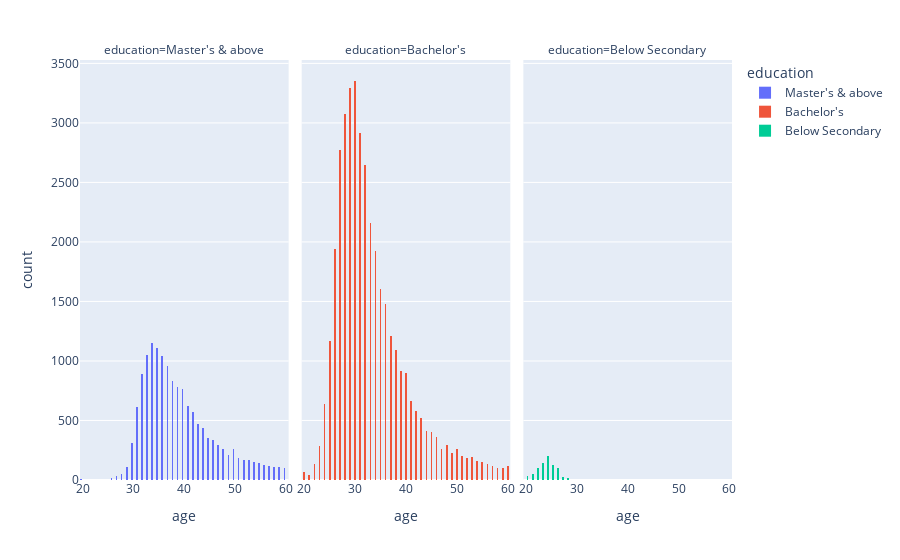

The cell this chart's notebook holds for it:
### Code cell
px.histogram(train, 'age',color='education', facet_col='education', barmode='group')

### Figure 1 — Plotly figure (JSON) as saved in the notebook; plotly's stock layout.template omitted (floating-point values rounded to 4 significant figures; data arrays with more than 128 entries replaced by an {"elided": "..."} marker saying what was removed)
{"data": [{"alignmentgroup": "True", "bingroup": "x", "hovertemplate": "education=Master's & above<br>age=%{x}<br>count=%{y}<extra></extra>", "legendgroup": "Master's & above", "marker": {"color": "#636efa", "pattern": {"shape": ""}}, "name": "Master's & above", "offsetgroup": "Master's & above", "orientation": "v", "showlegend": true, "type": "histogram", "x": {"elided": "14925 int values"}, "xaxis": "x", "yaxis": "y"}, {"alignmentgroup": "True", "bingroup": "x", "hovertemplate": "education=Bachelor's<br>age=%{x}<br>count=%{y}<extra></extra>", "legendgroup": "Bachelor's", "marker": {"color": "#EF553B", "pattern": {"shape": ""}}, "name": "Bachelor's", "offsetgroup": "Bachelor's", "orientation": "v", "showlegend": true, "type": "histogram", "x": {"elided": "39078 int values"}, "xaxis": "x2", "yaxis": "y2"}, {"alignmentgroup": "True", "bingroup": "x", "hovertemplate": "education=Below Secondary<br>age=%{x}<br>count=%{y}<extra></extra>", "legendgroup": "Below Secondary", "marker": {"color": "#00cc96", "pattern": {"shape": ""}}, "name": "Below Secondary", "offsetgroup": "Below Secondary", "orientation": "v", "showlegend": true, "type": "histogram", "x": {"elided": "805 int values"}, "xaxis": "x3", "yaxis": "y3"}], "layout": {"annotations": [{"font": {}, "showarrow": false, "text": "education=Master's & above", "x": 0.16, "xanchor": "center", "xref": "paper", "y": 1, "yanchor": "bottom", "yref": "paper"}, {"font": {}, "showarrow": false, "text": "education=Bachelor's", "x": 0.5, "xanchor": "center", "xref": "paper", "y": 1, "yanchor": "bottom", "yref": "paper"}, {"font": {}, "showarrow": false, "text": "education=Below Secondary", "x": 0.84, "xanchor": "center", "xref": "paper", "y": 1, "yanchor": "bottom", "yref": "paper"}], "barmode": "group", "legend": {"title": {"text": "education"}, "tracegroupgap": 0}, "margin": {"t": 60}, "xaxis": {"anchor": "y", "domain": [0, 0.32], "title": {"text": "age"}}, "xaxis2": {"anchor": "y2", "domain": [0.34, 0.66], "matches": "x", "title": {"text": "age"}}, "xaxis3": {"anchor": "y3", "domain": [0.68, 1.0], "matches": "x", "title": {"text": "age"}}, "yaxis": {"anchor": "x", "domain": [0, 1], "title": {"text": "count"}}, "yaxis2": {"anchor": "x2", "domain": [0, 1], "matches": "y", "showticklabels": false}, "yaxis3": {"anchor": "x3", "domain": [0, 1], "matches": "y", "showticklabels": false}}}
